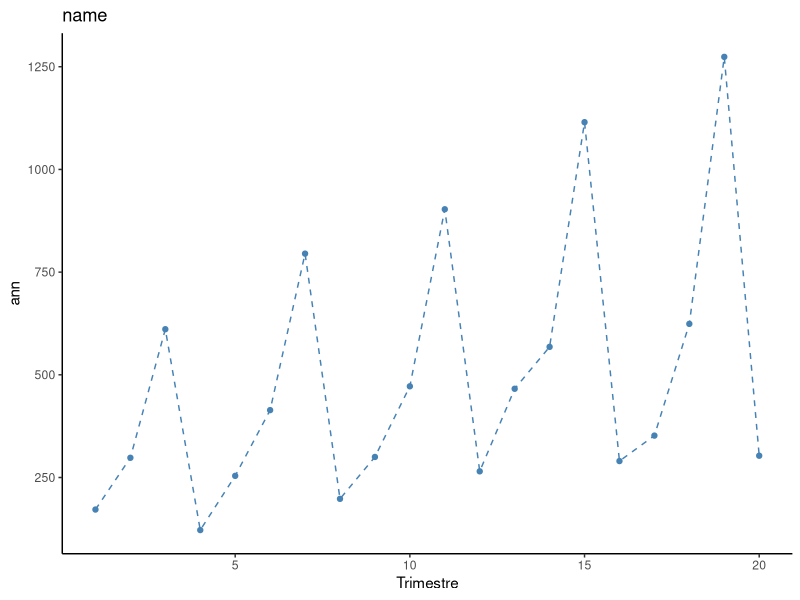
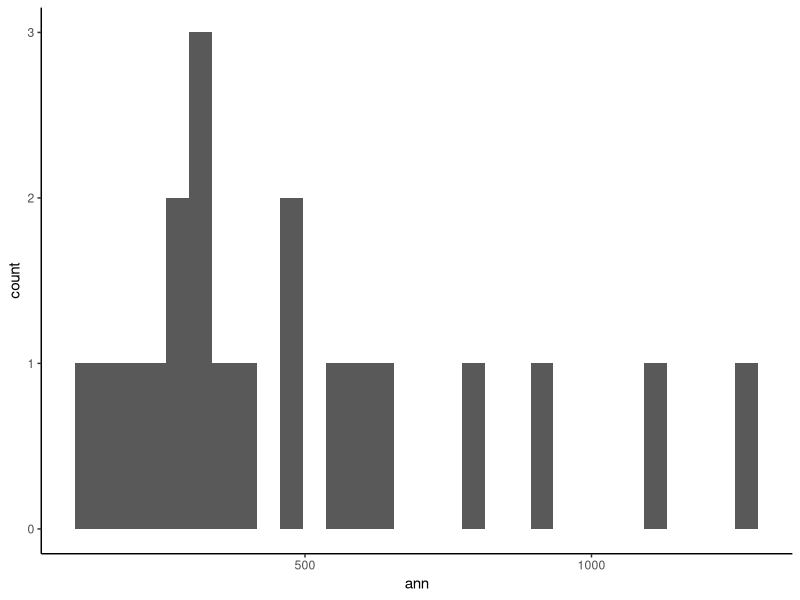

Write R code to recreate these figures, in order.
library(ggplot2)
theme_set(
  theme_classic() +
    theme(legend.position = "top")
)


calcul_a <- function (x, y, x_mean, y_mean, size){
  xy <- 0
  x_carree = 0
  
  size <- length(x)
  
  for (i in 0:size){
    r <- x[i] *y[i]
    xy <- xy + r
    print(r + xy)
    print(xy)
    x_carree <- x_carree + (x[i] * x[i])
  }
  xy_mean <- xy / size
  x_carree_mean <- x_carree / size
  
  print(y_mean)
  print(x_mean)
  print(xy)
  print(xy_mean)
  print(x_carree_mean)
  
  
  a <- (xy_mean - (x_mean * y_mean)) / (x_carree_mean - (x_mean * x_mean))
  print(a)
  return(a)
}
calcul_b <- function (x_mean, y_mean, a){
  b <- y_mean - (a * x_mean)
  print(b)
  return(b)
}

moindre_carre <- function (x, y){
  x_mean <- mean(x)
  y_mean <- mean(y)

  a <- calcul_a(x, y, x_mean, y_mean, size)
  b <- calcul_b(x_mean, y_mean, a)
  return(c(a,b))
}
x <- c(172, 298, 611, 122, 254, 414, 795, 198, 300, 472, 903, 265, 466, 568, 1115, 290, 352, 624, 1274, 303)
y <- c(1, 2, 3, 4, 5, 6, 7, 8, 9, 10, 11, 12, 13, 14, 15, 16, 17, 18, 19, 20)
df <- data.frame(ann=x,
                 Trimestre=y)
head(df, 4)

tt <- moindre_carre(x, y)

print(tt[0])

p <- ggplot(data = df, aes(x = Trimestre, y = ann, group = 1)) 
p + geom_line(linetype = "dashed", color = "steelblue")+
  geom_point(color = "steelblue") + geom_abline(intercept = 20, slope = 1)+
  ggtitle("name")

q<- ggplot(df, aes(x=ann)) + geom_histogram()
q